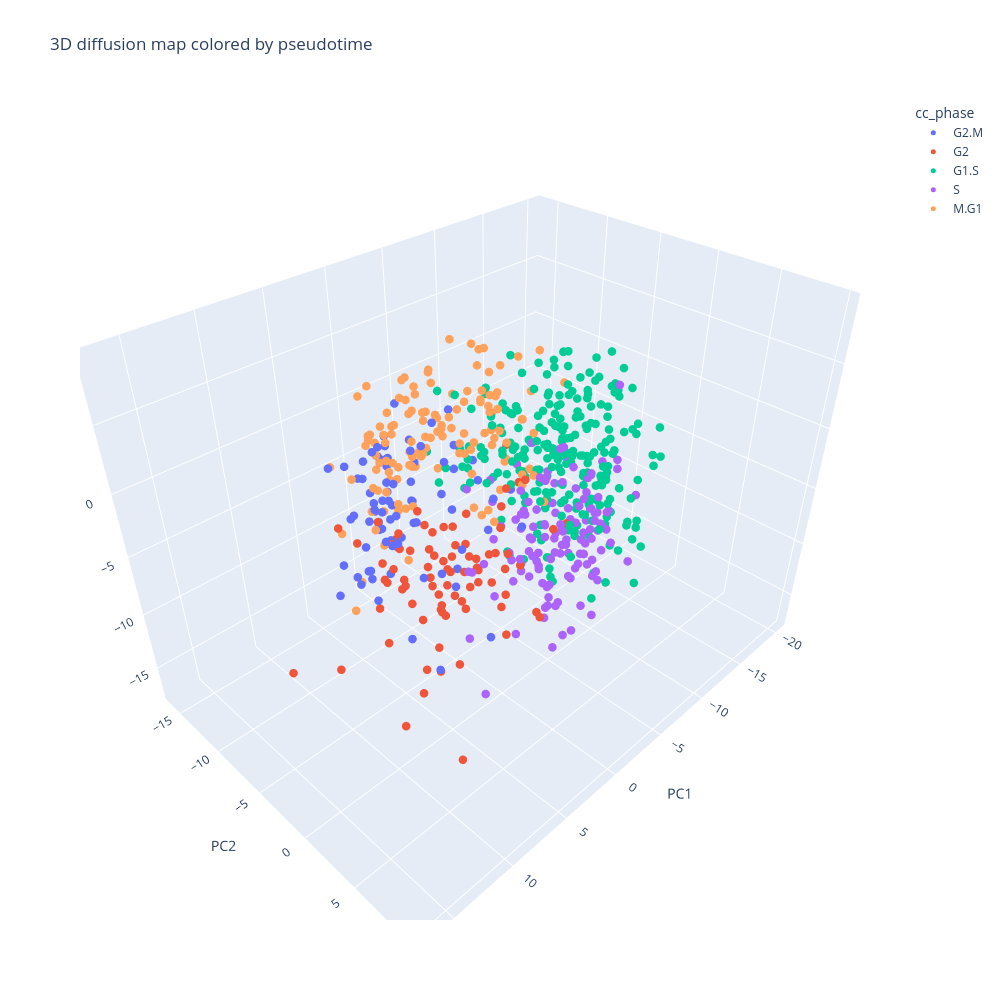

Write notebook code for a chart like this one.
### Code cell
adata.obs[[f"DC{i}" for i in range(len(difEmbed[0]))]] = difEmbed

adata.obs[[f"PC{i}" for i in range(len(adata.obsm["X_pca"][0]))]] = adata.obsm["X_pca"]
adata.obs[[f"EV{i}" for i in range(len(difPsis[0]))]] = difPsis

fig = px.scatter_3d(
    adata.obs,
    x="PC1",
    y="PC2",
    z="PC3",
    color="cc_phase",
    hover_data=["cc_phase","dpt_rank","dpt"],
    title="3D diffusion map colored by pseudotime",
    width=1000,
    height=1000,
)
fig.update_traces(marker=dict(size=5))

fig.show()

### Figure 1 — Plotly figure (JSON) as saved in the notebook; plotly's stock layout.template omitted (floating-point values rounded to 4 significant figures; data arrays with more than 128 entries replaced by an {"elided": "..."} marker saying what was removed)
{"data": [{"customdata": {"elided": "81x3 mixed values"}, "hovertemplate": "cc_phase=%{customdata[0]}<br>PC1=%{x}<br>PC2=%{y}<br>PC3=%{z}<br>dpt_rank=%{customdata[1]}<br>dpt=%{customdata[2]}<extra></extra>", "legendgroup": "G2.M", "marker": {"color": "#636efa", "symbol": "circle", "size": 5}, "mode": "markers", "name": "G2.M", "scene": "scene", "showlegend": true, "x": [5.254, 6.752, 7.075, 3.67, 5.316, 7.271, 8.155, 6.896, 5.726, 7.627, 8.723, 8.009, 10.23, 0.06435, 11.14, 8.294, 8.361, 6.867, 8.697, 6.273, 7.011, 8.929, 6.139, 2.552, 4.758, 7.523, 8.654, 7.807, 3.257, 6.394, 7.262, 6.787, -1.155, 6.759, 5.034, 5.841, 12.04, 0.8299, 8.12, 8.607, -0.6668, 2.405, -0.9615, 5.21, -6.271, -3.331, 5.562, 9.357, 5.104, 2.584, 6.06, 3.154, 4.359, 2.244, 5.87, 3.976, 2.019, 3.344, 5.79, 8.123, 9.886, -0.3074, -5.855, -0.08786, 2.582, 6.56, 10.72, -0.8147, 7.765, 4.231, 6.005, -2.856, -7.061, 1.398, 6.817, 5.1, 14.97, 10.58, 14.57, 14.98, 13.43], "y": [0.2164, -1.038, -0.5828, 2.644, 0.8552, -2.662, 1.375, -3.767, -1.22, -1.5, -1.242, -3.037, -0.8528, -2.343, 0.7932, -1.959, -0.5776, -4.367, -0.6763, -1.289, -3.507, -4.403, -4.02, -6.066, 1.057, -4.438, -2.196, -3.006, -3.007, -3.506, 6.039, -3.149, -2.611, 2.613, -5.734, -2.03, 0.5381, -3.772, -2.544, -6.563, -3.559, -8.883, -6.132, -5.208, -10.79, -14.63, -4.181, -3.309, -6.145, -3.09, -6.589, -4.933, -6.348, -10.67, -4.415, -9.103, -12.14, -5.101, -4.798, -7.47, -2.784, -4.96, -5.002, -11.95, -9.568, -6.442, -0.4625, -15.17, -3.391, -4.12, -6.981, -1.052, -12.2, -9.734, -2.135, -4.724, 8.377, 5.719, 9.88, 4.29, 1.051], "z": [4.51, 3.276, 0.7256, 2.366, 1.533, 2.696, -1.701, 4.495, 5.166, 1.038, -0.1459, 0.9065, -1.876, -0.3664, -1.991, 1.414, -0.1255, 3.87, -0.1589, -0.01304, 0.8548, 3.761, 0.1623, 2.158, -1.626, 3.475, 0.207, -0.07744, 4.964, 3.635, -3.923, -0.4742, -5.132, -2.461, 1.891, 4.546, -0.4206, 0.2095, -0.2509, 2.503, 0.3, -3.293, 2.943, 3.217, -4.384, -0.8928, 1.067, 1.02, 1.997, -0.5932, -6.891, 1.23, 3.08, -5.928, -3.253, -5.132, -3.928, -1.764, -6.27, -8.372, -3.048, 1.005, -5.191, -3.713, -6.721, 0.8799, -0.7905, -7.975, 1.091, -0.8034, -5.13, -4.936, -17.3, -5.341, -1.304, -4.409, 2.481, 2.479, 1.192, 7.506, 2.006], "type": "scatter3d"}, {"customdata": {"elided": "80x3 mixed values"}, "hovertemplate": "cc_phase=%{customdata[0]}<br>PC1=%{x}<br>PC2=%{y}<br>PC3=%{z}<br>dpt_rank=%{customdata[1]}<br>dpt=%{customdata[2]}<extra></extra>", "legendgroup": "G2", "marker": {"color": "#EF553B", "symbol": "circle", "size": 5}, "mode": "markers", "name": "G2", "scene": "scene", "showlegend": true, "x": [2.278, 6.654, 9.331, 7.618, 7.646, 6.471, 7.738, 7.955, 6.812, 4.923, 4.341, 6.514, 4.05, 6.803, 9.43, 2.677, 6.794, 2.582, -0.2877, 9.493, 8.031, 3.598, 6.935, 3.882, 7.894, 3.61, 9.208, 0.7931, 5.702, 8.037, 1.066, 4.917, 1.705, 6.701, 2.03, 6.222, 11.03, 6.214, 5.027, 3.987, 9.89, 4.348, 3.555, 9.356, 1.308, 2.36, 10.5, 5.906, 6.491, 2.256, 3.714, 7.602, 13.07, 4.744, 4.505, 5.616, 2.939, 6.757, 5.886, 5.669, 4.466, -9.793, 2.829, -0.1493, 5.245, 7.244, 15.87, 8.044, 4.771, -1.315, -12.74, -9.847, 11.27, 13.46, 13.15, 3.494, 8.247, 8.538, 16.69, 4.107], "y": [2.331, 0.2093, 0.06933, -1.393, 1.529, 6.506, -0.2613, -0.9798, -0.5157, 1.41, 3.195, 1.641, 2.673, 0.7469, 1.732, 5.415, 3.139, 3.885, 3.946, -3.046, -0.8635, 2.767, 3.617, 0.7618, -1.813, 3.81, -0.7715, -3.842, 0.3846, -2.776, 0.768, 0.309, -5.546, 1.558, 1.646, 0.7076, 1.326, 0.6742, 2.015, 4.034, -4.288, 0.9398, 1.108, -0.8034, -4.405, 5.426, 0.02106, -0.9995, 2.507, -1.17, -0.8299, -1.066, -0.9188, 2.273, -0.3162, -1.183, 2.958, -0.5541, 0.8861, -0.197, 2.15, -2.858, 0.4887, -11.57, -0.5298, -1.606, -1.701, 4.271, 0.2865, -1.436, -10.63, -9.313, 4.568, 8.64, 7.184, -2.983, 2.608, 9.569, 9.605, -7.812], "z": [2.271, -1.035, -1.119, -1.348, -2.529, -3.936, -0.8037, 0.2024, 1.47, -3.074, -3.202, -1.834, -1.496, 0.5927, -2.699, -5.236, -3.252, -2.478, -1.206, -0.8186, -3.955, -1.593, -3.456, -2.798, -1.075, -1.069, -2.697, -6.066, -2.367, 0.1473, -0.3971, -2.489, -9.381, -5.425, -1.098, -5.968, -5.016, -5.421, -3.852, -3.883, -0.1439, -1.48, -3.685, -2.409, -4.542, -5.832, -3.458, -0.2493, -9.04, -1.336, -7.032, -4.064, -7.325, -1.67, -4.286, -3.759, -3.078, -7.061, -3.868, -5.389, -3.72, -9.158, -4.636, -10.19, -7.109, -4.101, -6.202, -15.29, -0.2899, -11.45, -10.45, -4.982, -6.647, -0.5471, -1.655, -5.009, -6.367, 9.211, -1.309, -8.03], "type": "scatter3d"}, {"customdata": {"elided": "246x3 mixed values"}, "hovertemplate": "cc_phase=%{customdata[0]}<br>PC1=%{x}<br>PC2=%{y}<br>PC3=%{z}<br>dpt_rank=%{customdata[1]}<br>dpt=%{customdata[2]}<extra></extra>", "legendgroup": "G1.S", "marker": {"color": "#00cc96", "symbol": "circle", "size": 5}, "mode": "markers", "name": "G1.S", "scene": "scene", "showlegend": true, "x": {"elided": "246 float values"}, "y": {"elided": "246 float values"}, "z": {"elided": "246 float values"}, "type": "scatter3d"}, {"customdata": {"elided": "132x3 mixed values"}, "hovertemplate": "cc_phase=%{customdata[0]}<br>PC1=%{x}<br>PC2=%{y}<br>PC3=%{z}<br>dpt_rank=%{customdata[1]}<br>dpt=%{customdata[2]}<extra></extra>", "legendgroup": "S", "marker": {"color": "#ab63fa", "symbol": "circle", "size": 5}, "mode": "markers", "name": "S", "scene": "scene", "showlegend": true, "x": {"elided": "132 float values"}, "y": {"elided": "132 float values"}, "z": {"elided": "132 float values"}, "type": "scatter3d"}, {"customdata": {"elided": "132x3 mixed values"}, "hovertemplate": "cc_phase=%{customdata[0]}<br>PC1=%{x}<br>PC2=%{y}<br>PC3=%{z}<br>dpt_rank=%{customdata[1]}<br>dpt=%{customdata[2]}<extra></extra>", "legendgroup": "M.G1", "marker": {"color": "#FFA15A", "symbol": "circle", "size": 5}, "mode": "markers", "name": "M.G1", "scene": "scene", "showlegend": true, "x": {"elided": "132 float values"}, "y": {"elided": "132 float values"}, "z": {"elided": "132 float values"}, "type": "scatter3d"}], "layout": {"scene": {"domain": {"x": [0.0, 1.0], "y": [0.0, 1.0]}, "xaxis": {"title": {"text": "PC1"}}, "yaxis": {"title": {"text": "PC2"}}, "zaxis": {"title": {"text": "PC3"}}}, "legend": {"title": {"text": "cc_phase"}, "tracegroupgap": 0}, "title": {"text": "3D diffusion map colored by pseudotime"}, "height": 1000, "width": 1000}}
